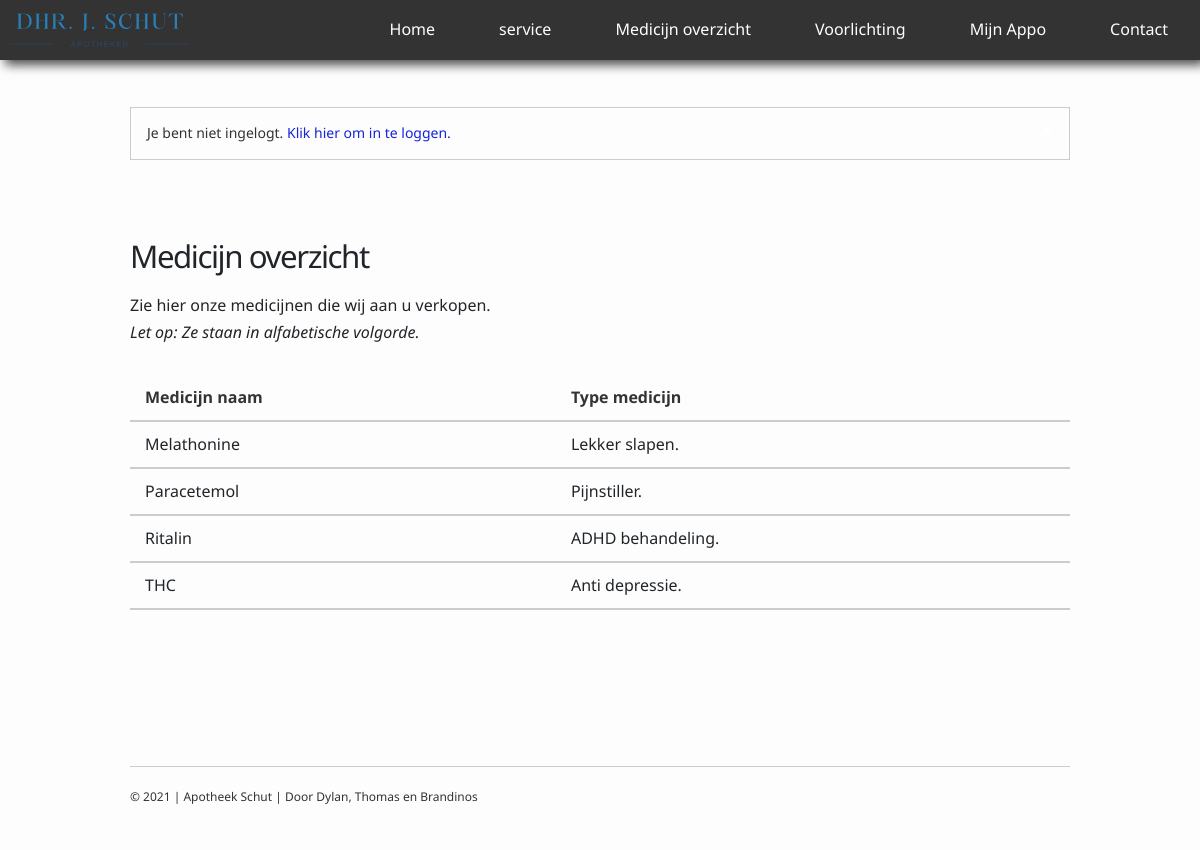
The page /medicijn.php on the database its author committed.
### tables this page shows
CREATE TABLE `medicines` (
  `ID` int(11) NOT NULL,
  `MedicineName` varchar(50) NOT NULL,
  `MedicineDes` varchar(50) NOT NULL
);

### medicijn.php (the view, shortened to what this page needs)
<?php
include "config.php";
?>
<!DOCTYPE html>
<html lang="en">
    <head>
        <link
            rel="stylesheet"
            href="https://necolas.github.io/normalize.css/8.0.1/normalize.css"
        />
        <link rel="stylesheet" href="./assets/css/style.css" />
    </head>
    <body>
        <?php
			if(!isset($_SESSION["loggedin"]) || $_SESSION["loggedin"] == false)
			{
				include "assets/includes/navbar.php";
			}
			else
			{
				include "assets/includes/navbar1.php";
			}
		?>
        <main class="wrap">
        <?php
			if(!isset($_SESSION["loggedin"]) || $_SESSION["loggedin"] == false)
			{
				include "assets/includes/alert-not-loggedin.php";
			}
			else
			{
				include "assets/includes/alert-loggedin.php";
			}
		?>
         <section>
             <h3>Medicijn overzicht</h3>
             <p>Zie hier onze medicijnen die wij aan u verkopen.<br><em>Let op: Ze staan in alfabetische volgorde.</em></p>
             <table>
                <tr>
                    <th>Medicijn naam</th>
                    <th>Type medicijn</th>
                </tr>
                <?php
            $sql = "SELECT * FROM medicines ORDER BY MedicineName ASC ";
            $result = mysqli_query($conn, $sql);
            if(mysqli_num_rows($result) > 0){
                while ($row = mysqli_fetch_assoc($result)) {
                    echo '<tr>';
                    echo '<td>'. $row['MedicineName'] .'</td>';
                    echo '<td>'. $row['MedicineDes'] .'</td>';
                    echo '</tr>';
                }
            }
        ?>
            </table>
         <section>
        </main>
        <?php include 'assets/includes/footer.php'?>
    </body>
</html>

### assets/css/style.css (style rules this page uses)
:root { --primary: #1524d9;--light-primary: #2332ea;--secondary: #ff2e88;--light-secondary: #fc77b1;--red: red;--black: #212529;--white: #fdfdfd;--dark-gray: #343334;--gray: #616060;--light-gray: #ccc;--lighter-gray: #f6f6f6;--subtitle: #464646;--font-sans-serif: system-ui, -apple-system, segoe ui, roboto, ubuntu, helvetica, cantarell, noto sans, sans-serif;--font-monospace: menlo, monaco, lucida console, liberation mono, dejavu sans mono, bitstream vera sans mono, courier new, monospace, serif;--boder-radius: 6px }
* { box-sizing:border-box;margin:0;padding:0;text-rendering:geometricPrecision;-webkit-font-smoothing:antialiased;-moz-osx-font-smoothing:grayscale;-webkit-tap-highlight-color:transparent;font-family:var(--font-sans-serif) }
html { font-size:1rem;line-height:1.7rem;margin:0 auto;min-height:100%;overflow-x:hidden;scroll-behavior:smooth;max-width:960px;padding:0 10px 0 10px }
body { background-color:var(--white);color:var(--black);caret-color:var(--black) }
section { padding:2rem 0 }
main { margin-top:5rem }
h1,h2,h3,h4,h5,h6 { margin-bottom:1rem;margin-top:1em;font-weight:400 }
h3 { font-size:1.953rem;letter-spacing:-0.09rem;line-height:1.2 }
p { margin-bottom:1.5rem;max-width:60ch }
p *:last-child { margin-bottom:0 }
table { width:100%;border-collapse:collapse;margin:1.75rem 0;font-variant-numeric:tabular-nums }
th,td { vertical-align:top;border-bottom:2px solid var(--light-gray);line-height:15px;padding:15px }
th { font-weight:bold;text-align:left;color:var(--dark-gray) }

### rows shown on the page
medicines: MedicineName "Melathonine", MedicineDes "Lekker slapen."
medicines: MedicineName "Paracetemol", MedicineDes "Pijnstiller."
medicines: MedicineName "Ritalin", MedicineDes "ADHD behandeling."
medicines: MedicineName "THC", MedicineDes "Anti depressie."
